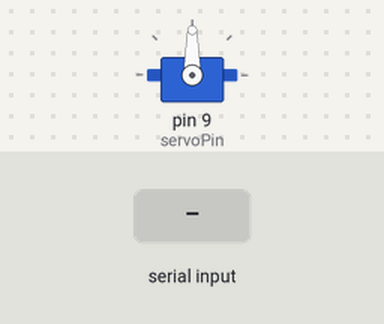
A sketch run on a simulated Arduino Nano, built with avr-gcc and run on an emulated ATmega328P. Parts: servo. The inputs (shaded band) are chosen by the test bench. What the sketch prints to the serial monitor is not drawn.

Above: at 1.2 s.
1.3 s: "A,45\n" received over Serial
At 1.75 s:
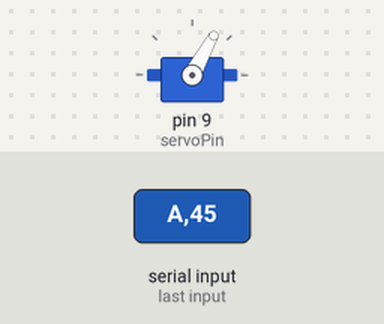
At 3.9 s:
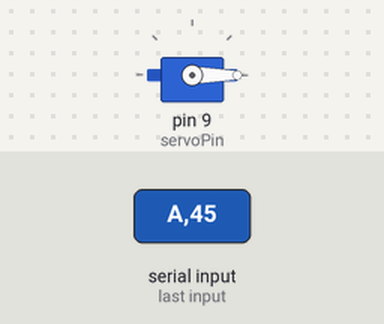
4.3 s: "A90\n" received over Serial
At 4.75 s:
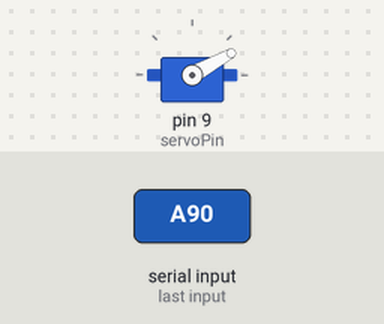
Timing chart, 0 to 7.3 s (numbered marks = the images above; inputs shaded):
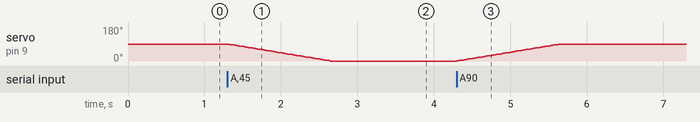

The sketch:

arduino_nodding_servo.ino
```cpp
/*
 * Arduino code for RPLidar nodding mechanism - NIDAR AirMouse
 * Hardware: Arduino Nano + MG996R servo + RPLidar A2/A3
 * Servo mounted to nod RPLidar from -45° to +45° pitch
 *
 * ROS2 side: /servo_angle_cmd (Float64 rad) -> serial "A90\n" -> servo 0-180°
 *
 * Wiring:
 * Arduino D9 -> Servo PWM (orange)
 * Arduino 5V -> Servo VCC (red) via external 5V 2A BEC (not Arduino 5V!)
 * Arduino GND -> Servo GND (brown) + Jetson GND
 * Arduino USB -> Jetson /dev/ttyUSB1
 *
 * Servo range: 0-180°, we use 45° to 135° for -45° to +45° nodding
 * Center 90° = 0° pitch (horizontal)
 */

#include <Servo.h>

Servo noddingServo;
const int servoPin = 9;
int currentAngle = 90;  // center
int targetAngle = 90;

void setup() {
  Serial.begin(115200);
  noddingServo.attach(servoPin);
  noddingServo.write(currentAngle);
  Serial.println("Nodding Lidar ready");
}

void loop() {
  // Check serial for angle command: "A90\n" or "A45\n"
  if (Serial.available() > 0) {
    String cmd = Serial.readStringUntil('\n');
    cmd.trim();
    if (cmd.length() > 1 && cmd[0] == 'A') {
      int angle = cmd.substring(1).toInt();
      if (angle >= 0 && angle <= 180) {
        targetAngle = angle;
      }
    }
  }

  // Smooth servo movement (avoid jerk)
  if (currentAngle != targetAngle) {
    if (currentAngle < targetAngle) currentAngle++;
    else currentAngle--;
    noddingServo.write(currentAngle);
    delay(10);  // 10ms per degree = ~0.1s for 10°
  }

  // Publish current angle back (optional)
  // Serial.print("P"); Serial.println(currentAngle);

  delay(5);
}
```

Measured:
- after the input at 1.3 s, servo on pin 9 (servoPin): moves from 90° to 0° over 1.3 s, starting at once
- after the input at 4.3 s, servo on pin 9 (servoPin): moves from 0° to 90° over 1.3 s, starting at once
